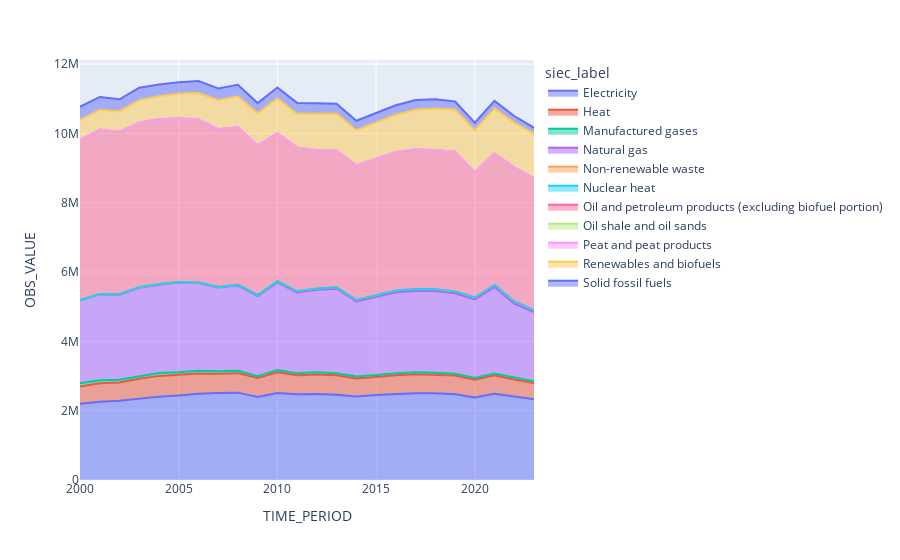

The cell this chart's notebook holds for it:
### Code cell
fig = px.area(data_by_energy_source, x='TIME_PERIOD', y='OBS_VALUE', color='siec_label')
fig.show()

### Figure 1 — Plotly figure (JSON) as saved in the notebook; plotly's stock layout.template omitted (floating-point values rounded to 4 significant figures)
{"data": [{"fillpattern": {"shape": ""}, "hovertemplate": "siec_label=Electricity<br>TIME_PERIOD=%{x}<br>OBS_VALUE=%{y}<extra></extra>", "legendgroup": "Electricity", "line": {"color": "#636efa"}, "marker": {"symbol": "circle"}, "mode": "lines", "name": "Electricity", "orientation": "v", "showlegend": true, "stackgroup": "1", "type": "scatter", "x": [2000, 2001, 2002, 2003, 2004, 2005, 2006, 2007, 2008, 2009, 2010, 2011, 2012, 2013, 2014, 2015, 2016, 2017, 2018, 2019, 2020, 2021, 2022, 2023], "xaxis": "x", "y": [2198000.0, 2260000.0, 2288000.0, 2350000.0, 2406000.0, 2436000.0, 2488000.0, 2508000.0, 2521000.0, 2393000.0, 2511000.0, 2475000.0, 2484000.0, 2461000.0, 2409000.0, 2449000.0, 2480000.0, 2505000.0, 2505000.0, 2477000.0, 2383000.0, 2490000.0, 2407000.0, 2329000.0], "yaxis": "y"}, {"fillpattern": {"shape": ""}, "hovertemplate": "siec_label=Heat<br>TIME_PERIOD=%{x}<br>OBS_VALUE=%{y}<extra></extra>", "legendgroup": "Heat", "line": {"color": "#EF553B"}, "marker": {"symbol": "circle"}, "mode": "lines", "name": "Heat", "orientation": "v", "showlegend": true, "stackgroup": "1", "type": "scatter", "x": [2000, 2001, 2002, 2003, 2004, 2005, 2006, 2007, 2008, 2009, 2010, 2011, 2012, 2013, 2014, 2015, 2016, 2017, 2018, 2019, 2020, 2021, 2022, 2023], "xaxis": "x", "y": [498900.0, 533500.0, 523300.0, 569000.0, 598800.0, 597000.0, 585100.0, 557200.0, 562100.0, 551000.0, 599800.0, 547800.0, 562500.0, 562000.0, 517500.0, 524600.0, 545000.0, 547700.0, 535400.0, 534400.0, 510400.0, 530300.0, 490500.0, 467300.0], "yaxis": "y"}, {"fillpattern": {"shape": ""}, "hovertemplate": "siec_label=Manufactured gases<br>TIME_PERIOD=%{x}<br>OBS_VALUE=%{y}<extra></extra>", "legendgroup": "Manufactured gases", "line": {"color": "#00cc96"}, "marker": {"symbol": "circle"}, "mode": "lines", "name": "Manufactured gases", "orientation": "v", "showlegend": true, "stackgroup": "1", "type": "scatter", "x": [2000, 2001, 2002, 2003, 2004, 2005, 2006, 2007, 2008, 2009, 2010, 2011, 2012, 2013, 2014, 2015, 2016, 2017, 2018, 2019, 2020, 2021, 2022, 2023], "xaxis": "x", "y": [93770.0, 85050.0, 81520.0, 78120.0, 80390.0, 74940.0, 75890.0, 72400.0, 68370.0, 48550.0, 59600.0, 59530.0, 60790.0, 57460.0, 58200.0, 57500.0, 55380.0, 54270.0, 56980.0, 52150.0, 47870.0, 52000.0, 51010.0, 49370.0], "yaxis": "y"}, {"fillpattern": {"shape": ""}, "hovertemplate": "siec_label=Natural gas<br>TIME_PERIOD=%{x}<br>OBS_VALUE=%{y}<extra></extra>", "legendgroup": "Natural gas", "line": {"color": "#ab63fa"}, "marker": {"symbol": "circle"}, "mode": "lines", "name": "Natural gas", "orientation": "v", "showlegend": true, "stackgroup": "1", "type": "scatter", "x": [2000, 2001, 2002, 2003, 2004, 2005, 2006, 2007, 2008, 2009, 2010, 2011, 2012, 2013, 2014, 2015, 2016, 2017, 2018, 2019, 2020, 2021, 2022, 2023], "xaxis": "x", "y": [2385000.0, 2478000.0, 2456000.0, 2551000.0, 2552000.0, 2591000.0, 2533000.0, 2417000.0, 2460000.0, 2317000.0, 2532000.0, 2326000.0, 2383000.0, 2439000.0, 2167000.0, 2246000.0, 2337000.0, 2355000.0, 2354000.0, 2324000.0, 2267000.0, 2497000.0, 2144000.0, 2000000.0], "yaxis": "y"}, {"fillpattern": {"shape": ""}, "hovertemplate": "siec_label=Non-renewable waste<br>TIME_PERIOD=%{x}<br>OBS_VALUE=%{y}<extra></extra>", "legendgroup": "Non-renewable waste", "line": {"color": "#FFA15A"}, "marker": {"symbol": "circle"}, "mode": "lines", "name": "Non-renewable waste", "orientation": "v", "showlegend": true, "stackgroup": "1", "type": "scatter", "x": [2000, 2001, 2002, 2003, 2004, 2005, 2006, 2007, 2008, 2009, 2010, 2011, 2012, 2013, 2014, 2015, 2016, 2017, 2018, 2019, 2020, 2021, 2022, 2023], "xaxis": "x", "y": [11560.0, 11160.0, 11720.0, 15870.0, 17610.0, 15360.0, 17350.0, 19000.0, 23970.0, 27930.0, 32040.0, 36820.0, 36200.0, 40270.0, 42570.0, 43260.0, 48600.0, 48720.0, 53640.0, 55200.0, 57570.0, 58350.0, 58950.0, 56050.0], "yaxis": "y"}, {"fillpattern": {"shape": ""}, "hovertemplate": "siec_label=Nuclear heat<br>TIME_PERIOD=%{x}<br>OBS_VALUE=%{y}<extra></extra>", "legendgroup": "Nuclear heat", "line": {"color": "#19d3f3"}, "marker": {"symbol": "circle"}, "mode": "lines", "name": "Nuclear heat", "orientation": "v", "showlegend": true, "stackgroup": "1", "type": "scatter", "x": [2000, 2001, 2002, 2003, 2004, 2005, 2006, 2007, 2008, 2009, 2010, 2011, 2012, 2013, 2014, 2015, 2016, 2017, 2018, 2019, 2020, 2021, 2022, 2023], "xaxis": "x", "y": [0, 0, 0, 0, 0, 0, 0, 0, 0, 0, 0, 0, 0, 0, 0, 0, 0, 0, 0, 0, 0, 0, 0, 0], "yaxis": "y"}, {"fillpattern": {"shape": ""}, "hovertemplate": "siec_label=Oil and petroleum products (excluding biofuel portion)<br>TIME_PERIOD=%{x}<br>OBS_VALUE=%{y}<extra></extra>", "legendgroup": "Oil and petroleum products (excluding biofuel portion)", "line": {"color": "#FF6692"}, "marker": {"symbol": "circle"}, "mode": "lines", "name": "Oil and petroleum products (excluding biofuel portion)", "orientation": "v", "showlegend": true, "stackgroup": "1", "type": "scatter", "x": [2000, 2001, 2002, 2003, 2004, 2005, 2006, 2007, 2008, 2009, 2010, 2011, 2012, 2013, 2014, 2015, 2016, 2017, 2018, 2019, 2020, 2021, 2022, 2023], "xaxis": "x", "y": [4618000.0, 4739000.0, 4685000.0, 4744000.0, 4754000.0, 4716000.0, 4699000.0, 4544000.0, 4540000.0, 4315000.0, 4263000.0, 4144000.0, 3990000.0, 3945000.0, 3883000.0, 3946000.0, 3997000.0, 4030000.0, 4013000.0, 4028000.0, 3608000.0, 3798000.0, 3871000.0, 3804000.0], "yaxis": "y"}, {"fillpattern": {"shape": ""}, "hovertemplate": "siec_label=Oil shale and oil sands<br>TIME_PERIOD=%{x}<br>OBS_VALUE=%{y}<extra></extra>", "legendgroup": "Oil shale and oil sands", "line": {"color": "#B6E880"}, "marker": {"symbol": "circle"}, "mode": "lines", "name": "Oil shale and oil sands", "orientation": "v", "showlegend": true, "stackgroup": "1", "type": "scatter", "x": [2000, 2001, 2002, 2003, 2004, 2005, 2006, 2007, 2008, 2009, 2010, 2011, 2012, 2013, 2014, 2015, 2016, 2017, 2018, 2019, 2020, 2021, 2022, 2023], "xaxis": "x", "y": [701.4, 686.5, 588.5, 508.6, 547.0, 781.7, 605.4, 866, 815.4, 377.3, 512.5, 607.3, 482.9, 421.9, 394.4, 174.0, 113.3, 232.4, 260.8, 231.2, 16.04, 0, 0, 0], "yaxis": "y"}, {"fillpattern": {"shape": ""}, "hovertemplate": "siec_label=Peat and peat products<br>TIME_PERIOD=%{x}<br>OBS_VALUE=%{y}<extra></extra>", "legendgroup": "Peat and peat products", "line": {"color": "#FF97FF"}, "marker": {"symbol": "circle"}, "mode": "lines", "name": "Peat and peat products", "orientation": "v", "showlegend": true, "stackgroup": "1", "type": "scatter", "x": [2000, 2001, 2002, 2003, 2004, 2005, 2006, 2007, 2008, 2009, 2010, 2011, 2012, 2013, 2014, 2015, 2016, 2017, 2018, 2019, 2020, 2021, 2022, 2023], "xaxis": "x", "y": [7669.0, 7771.0, 7487.0, 7329.0, 6638.0, 6650.0, 7528.0, 7512.0, 7506.0, 6661.0, 7016.0, 6690.0, 5947.0, 5708.0, 5625.0, 5342.0, 5189.0, 5032.0, 5374.0, 5063.0, 4409.0, 4165.0, 3546.0, 2941.0], "yaxis": "y"}, {"fillpattern": {"shape": ""}, "hovertemplate": "siec_label=Renewables and biofuels<br>TIME_PERIOD=%{x}<br>OBS_VALUE=%{y}<extra></extra>", "legendgroup": "Renewables and biofuels", "line": {"color": "#FECB52"}, "marker": {"symbol": "circle"}, "mode": "lines", "name": "Renewables and biofuels", "orientation": "v", "showlegend": true, "stackgroup": "1", "type": "scatter", "x": [2000, 2001, 2002, 2003, 2004, 2005, 2006, 2007, 2008, 2009, 2010, 2011, 2012, 2013, 2014, 2015, 2016, 2017, 2018, 2019, 2020, 2021, 2022, 2023], "xaxis": "x", "y": [567600.0, 569500.0, 582900.0, 646300.0, 656300.0, 705700.0, 759000.0, 831700.0, 888700.0, 919400.0, 1006000.0, 971300.0, 1048000.0, 1054000.0, 1012000.0, 1054000.0, 1070000.0, 1141000.0, 1198000.0, 1216000.0, 1208000.0, 1292000.0, 1282000.0, 1284000.0], "yaxis": "y"}, {"fillpattern": {"shape": ""}, "hovertemplate": "siec_label=Solid fossil fuels<br>TIME_PERIOD=%{x}<br>OBS_VALUE=%{y}<extra></extra>", "legendgroup": "Solid fossil fuels", "line": {"color": "#636efa"}, "marker": {"symbol": "circle"}, "mode": "lines", "name": "Solid fossil fuels", "orientation": "v", "showlegend": true, "stackgroup": "1", "type": "scatter", "x": [2000, 2001, 2002, 2003, 2004, 2005, 2006, 2007, 2008, 2009, 2010, 2011, 2012, 2013, 2014, 2015, 2016, 2017, 2018, 2019, 2020, 2021, 2022, 2023], "xaxis": "x", "y": [389100.0, 370100.0, 350000.0, 354800.0, 342900.0, 331900.0, 347000.0, 339200.0, 332000.0, 296800.0, 316500.0, 313000.0, 302000.0, 288500.0, 270300.0, 273300.0, 276100.0, 278200.0, 263200.0, 230400.0, 222500.0, 218700.0, 195100.0, 169600.0], "yaxis": "y"}], "layout": {"legend": {"title": {"text": "siec_label"}, "tracegroupgap": 0}, "margin": {"t": 60}, "xaxis": {"anchor": "y", "domain": [0, 1], "title": {"text": "TIME_PERIOD"}}, "yaxis": {"anchor": "x", "domain": [0, 1], "title": {"text": "OBS_VALUE"}}}}
